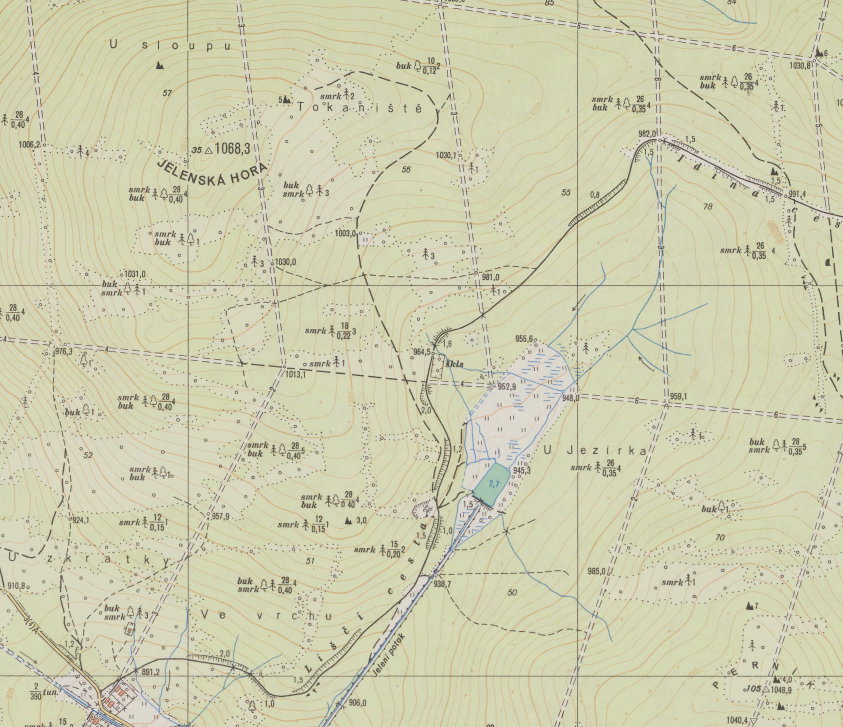
#> input picture dataset/Test/TM10_jpg30.tif, 2527 x 2181 px, given as the content of the folder ain_unet_bs_4_bce__aug_ctr+aff_inv_dilate/reconstruction_png, which was not available (shown at 1/3 size)
$ python run_bench_ccfilter.py
#> lines starting #> are read from the running program, lines starting #| are printed output that depends on the picture; after the words box and inside, x2 and y2 are one past the last pixel; in counts of white or black regions, pixels touching at a corner belong together; pictures that were not available may be replaced by others from this repository, and a replacement may not be noted
# Run Benchmark cc filtering
import numpy as np
import argparse
import time
import os
import sys
import cv2
import skimage.morphology
from pathlib import Path

current = os.path.dirname(os.path.realpath(__file__))
parent = os.path.dirname(current)
sys.path.append(parent)

from evaluation.eval_shape_detection import shape_detection


def morpho_filter(image):
    # Binarize and doing morphology filtering
    image = (image>0.5)
    image = skimage.morphology.remove_small_objects(image)
    image = skimage.morphology.remove_small_holes(image)
    image = (image*255).astype(np.uint8)
    return image

def tif2png(file_dir):
    # Filter mode represent the filtering type: morphology based or persistent ws
    save_dir = Path(file_dir).parent
    save_dir = os.path.join(str(save_dir), 'reconstruction_png_morpho_filter')
    if not os.path.exists(save_dir):
        os.makedirs(save_dir)
        file_names = os.listdir(file_dir)
        for file in file_names:
            image = cv2.imread(os.path.join(file_dir, file), 0)
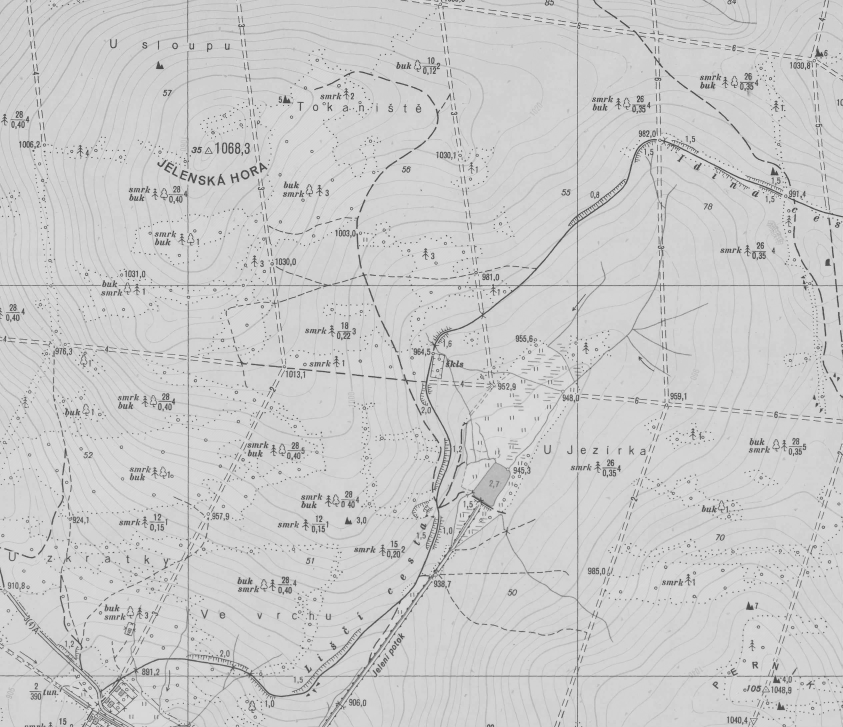
#> image: shape (2181, 2527) (shown at 1/3 size); min 30, max 252, mean 203.1
            image = image / 255.
            image = morpho_filter(image)
#> in morpho_filter, `image = (image>0.5)`:
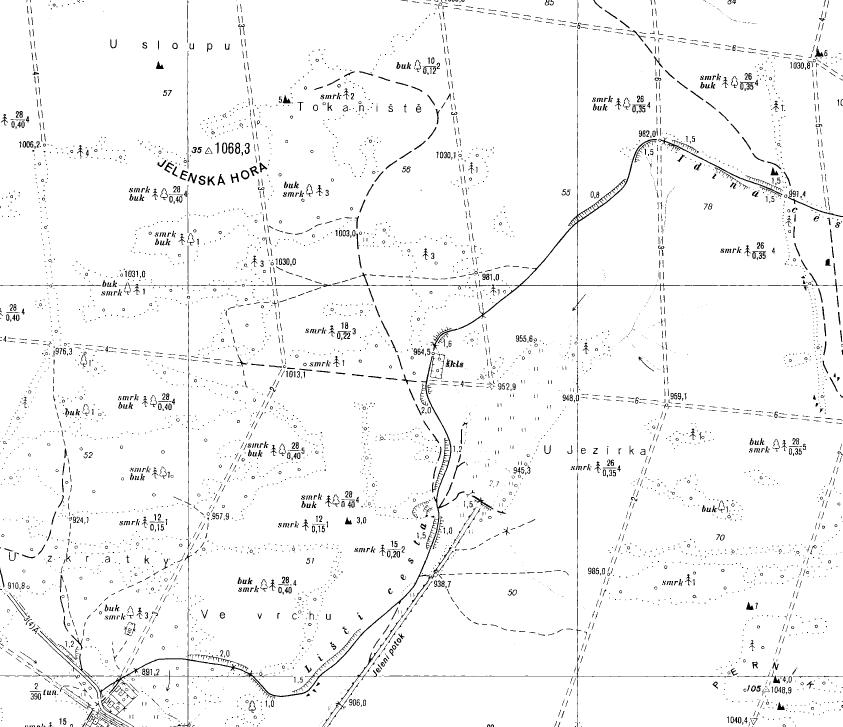
#> image: shape (2181, 2527) bool (shown at 1/3 size); 96.7% white; black in thin lines or dots
#> in morpho_filter, `image = skimage.morphology.remove_small_objects(image)`:
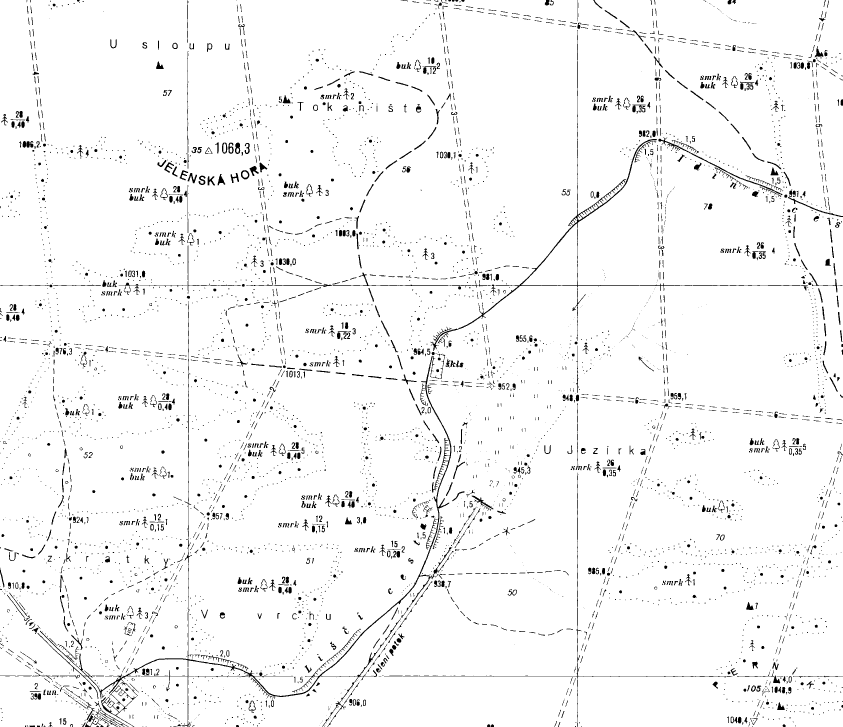
#> image: shape (2181, 2527) bool (shown at 1/3 size); 96.4% white; 5197 black regions (3296 under 20 px), largest, box (x1, y1, x2, y2) and area: (112, 1067, 1355, 2102) 12628, (1292, 90, 2424, 1052) 8025, (1257, 1418, 2197, 2181) 2429
#> in morpho_filter, `image = skimage.morphology.remove_small_holes(image)`:
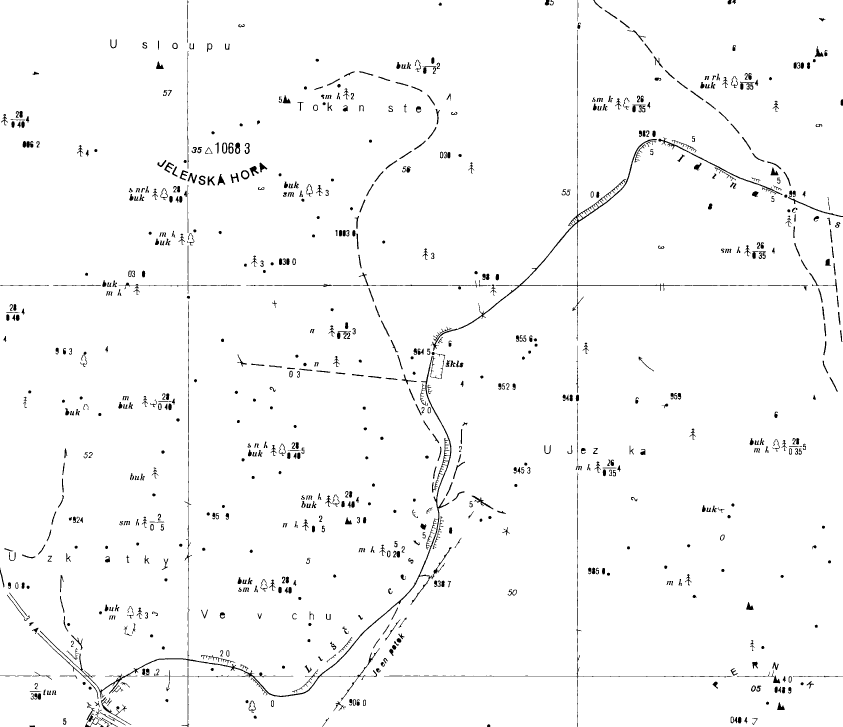
#> image: shape (2181, 2527) bool (shown at 1/3 size); 97.7% white; 816 black regions, largest, box (x1, y1, x2, y2) and area: (112, 1067, 1355, 2102) 12132, (1292, 90, 2424, 1052) 7998, (1257, 1418, 2197, 2181) 2429

            new_file = os.path.join(save_dir, file.split('.')[0]+'.png')
            cv2.imwrite(new_file, image)
    else:
        print('Folder already created.')
    return save_dir

def meyer_watershed(image_path, dynamic, area, output_path, out_visu_path):
    print('./watershed/histmapseg/build/bin/histmapseg {} {} {} {} {}'.format(image_path, int(dynamic), int(area), output_path, out_visu_path))
    os.system('./watershed/histmapseg/build/bin/histmapseg {} {} {} {} {}'.format(image_path, int(dynamic), int(area), output_path, out_visu_path))

# [40 lines left out: functions save_label_maps, pre_save_label_maps, eval, not called in this run]


if __name__ == '__main__':
    def parse_args():
        AUC_THRESHOLD_DEFAULT = 0.5
        parser = argparse.ArgumentParser(description='Benchmark evaluaion')

        parser.add_argument('--image_dir', type=str, default='../training_info/kameny/unet/2025-06-08_13-03-54_lr_0.0001_train_unet_bs_4_bce__aug_ctr+aff_inv_dilate/reconstruction_png',#'../training_info/HistoricalMap2020/unet/2025-01-12_16-59-21_lr_0.0001_train_unet_bs_4_no_aug/reconstruction_png',#
            help='The input path of the image')
        ABS_PATH = Path(parser.parse_args().image_dir).parent
        parser.add_argument('--output_path', type=str, default=r'{}/label_maps_cc_labelling/'.format(ABS_PATH),
            help='The output path of the image')
        parser.add_argument('--input_contenders_dir', type=str, default=r'{}/label_maps_cc_labelling/'.format(ABS_PATH),
            help='Save contender path')
        parser.add_argument('--output_dir', type=str, default=r'{}/eval_folder_cc_labelling/'.format(ABS_PATH),
            help='Save evaluation path')
        parser.add_argument('--auc-threshold', type=float,
            help='Threshold value (float) for AUC: 0.5 <= t < 1.'f' Default={AUC_THRESHOLD_DEFAULT}', default=AUC_THRESHOLD_DEFAULT)

        parser.add_argument('--gt_path', type=str, default='dataset/Val3_GT_inv.tif',
            help='The ground truth of the label path')
        parser.add_argument('--validation_mask', type=str, default='dataset/Val3_mask.tif',
            help='Validation mask to evaluate the results')
        return parser.parse_args()
    print('##########################  GRID SEARCH VALIDATION  ##################################')
    start = time.time()
    args = parse_args()
    mode = 'val'
    model = (args.image_dir).split('/')[-2]

    save_dir = tif2png(args.image_dir)

    image_lst = os.listdir(save_dir)
    best_parm_lst = []
    best_coco_lst = []
    full_cooo_lst = []
    for l in image_lst:
        image_path = os.path.join(save_dir, l)
        name = image_path.split('/')[-1].split('.')[0]
        pre_save_label_maps(image_path, args.output_path, model, mode)
        args.gt_path, args.input_contenders_dir, args.output_dir, args.auc_threshold, args.validation_mask, model, mode, name
        coco_list = eval(args.gt_path, args.input_contenders_dir, args.output_dir, args.auc_threshold, args.validation_mask, model, mode, name)
        full_cooo_lst.append(coco_list)

    best_coco_lst = np.array(full_cooo_lst)
#> (the run stopped early here; a loop or call above may not have finished)
